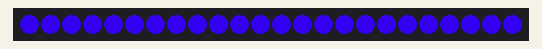
This sketch was run on a simulated Arduino Uno, built with avr-gcc and run on an emulated ATmega328P. Shown: 24 RGB LEDs in strip order, left to right. Dim RGB values are drawn brighter than linear; random numbers use the default seed unless the sketch sets one.

Above: at 9.78 s.
At 17.15 s:
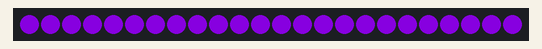
At 24.52 s:
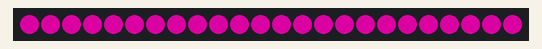
At 30.59 s:
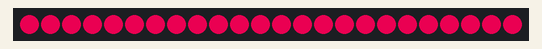
At 39.69 s:
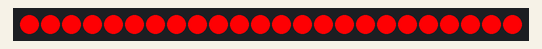

The sketch:

firering.ino
```cpp
#include <Adafruit_NeoPixel.h>

// ---- CHANGE THIS ----
#define PIN 4
#define LEDS 24

// Parameter 1 = number of pixels in strip
// Parameter 2 = Arduino pin number (most are valid)
// Parameter 3 = pixel type flags, add together as needed:
//   NEO_KHZ800  800 KHz bitstream (most NeoPixel products w/WS2812 LEDs)
//   NEO_KHZ400  400 KHz (classic 'v1' (not v2) FLORA pixels, WS2811 drivers)
//   NEO_GRB     Pixels are wired for GRB bitstream (most NeoPixel products)
//   NEO_RGB     Pixels are wired for RGB bitstream (v1 FLORA pixels, not v2)
Adafruit_NeoPixel strip = Adafruit_NeoPixel(LEDS, PIN, NEO_GRB + NEO_KHZ800);

// IMPORTANT: To reduce NeoPixel burnout risk, add 1000 uF capacitor across
// pixel power leads, add 300 - 500 Ohm resistor on first pixel's data input
// and minimize distance between Arduino and first pixel.  Avoid connecting
// on a live circuit...if you must, connect GND first.

void setup() {
  strip.begin();
  strip.show(); // Initialize all pixels to 'off'
}

void loop() {
  int time = random(500);
  fireRing(125 + time);
}

// Fill the dots one after the other with a color
void colorWipe(uint32_t c, uint8_t wait) {
  for(uint16_t i=0; i<strip.numPixels(); i++) {
      strip.setPixelColor(i, c);
      strip.show();
      delay(wait);
  }
}

void fireRing(uint16_t wait) {
  uint16_t i, j;
  int fireStart = 25;  // a pure red
  int fireEnd = 155;   // the led starts to blink purple

  for(j=fireStart; j<fireEnd; j++) {
    for(i=0; i<strip.numPixels(); i++) {
      strip.setPixelColor(i, Wheel(j & 255));
    }
    strip.show();
    delay(wait/6);
  }
  for(j=fireEnd; j>fireStart; j--) {
    for(i=0; i<strip.numPixels(); i++) {
      strip.setPixelColor(i, Wheel(j & 255));
    }
    strip.show();
    delay(wait);
  }

}

// Input a value 0 to 255 to get a color value.
// The colours are a transition r - g - b - back to r.
uint32_t Wheel(byte WheelPos) {
  if(WheelPos < 85) {
   return strip.Color(WheelPos * 3, 255 - WheelPos * 3, 0);
  } else if(WheelPos < 170) {
   WheelPos -= 85;
   return strip.Color(255 - WheelPos * 3, 0, WheelPos * 3);
  } else {
   WheelPos -= 170;
   return strip.Color(0, WheelPos * 3, 255 - WheelPos * 3);
  }
}
```
